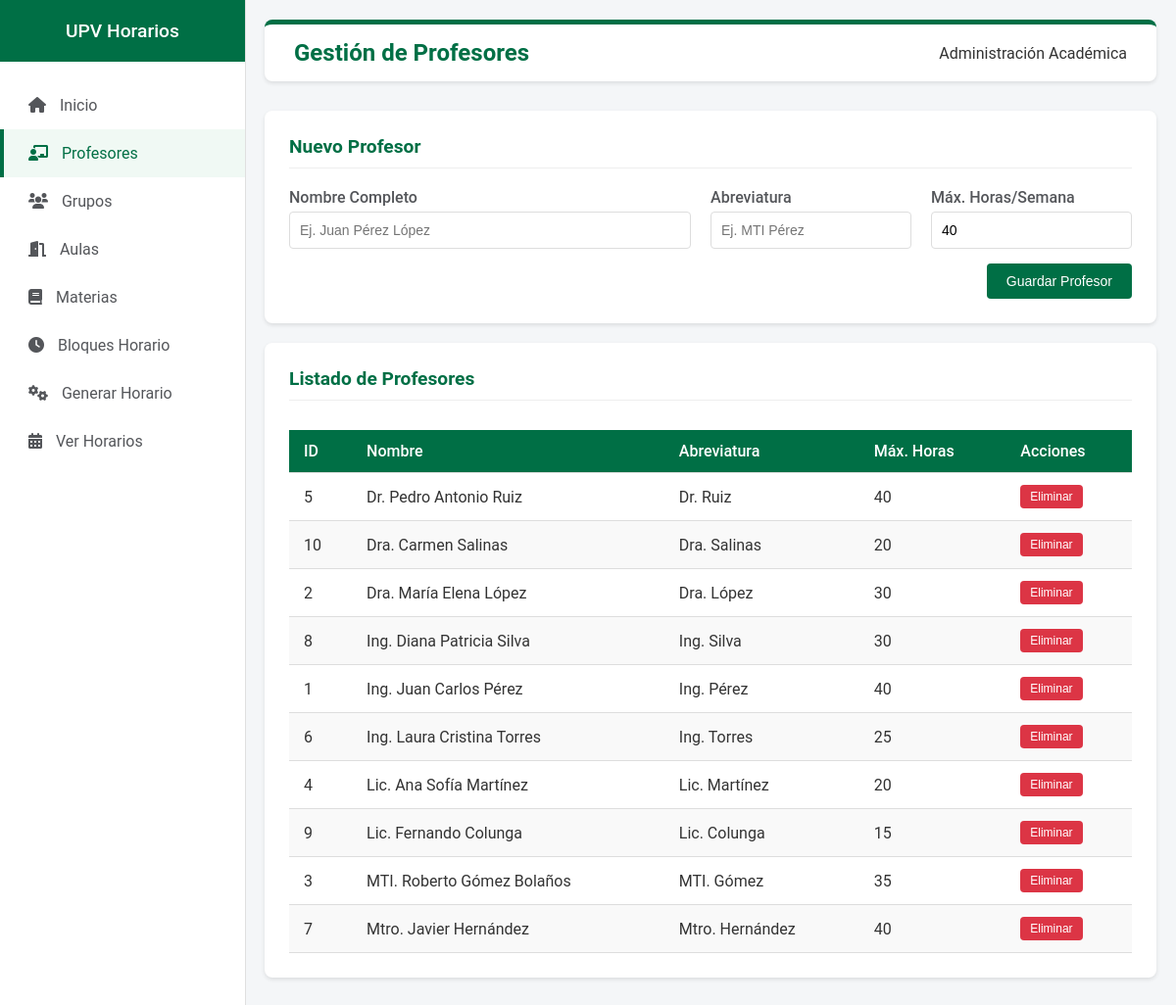
Screenshot of /profesores.php with the database file from the repository.
### tables this page shows
CREATE TABLE `profesores` (
  `id_profesor` INT NOT NULL AUTO_INCREMENT,
  `nombre` VARCHAR(100) NOT NULL,
  `abreviatura` VARCHAR(20) NOT NULL COMMENT 'Ej. MTI Pérez',
  `max_horas_semana` INT DEFAULT 40,
  `max_horas_dia` INT DEFAULT 8,
  `created_at` TIMESTAMP DEFAULT CURRENT_TIMESTAMP,
  PRIMARY KEY (`id_profesor`)
);

### profesores.php (the view, shortened to what this page needs)
<?php
require_once 'config/db.php';
$stmt = $pdo->query("SELECT * FROM profesores ORDER BY nombre ASC");
$profesores = $stmt->fetchAll();
require_once 'views/layout/header.php';
require_once 'views/layout/sidebar.php';
?>
<div class="main-content">
    <div class="header">
        <h1>Gestión de Profesores</h1>
        <div>
            <span>Administración Académica</span>
        </div>
    </div>
    <div class="card">
        <div class="card-header">
            <h2 class="card-title">Nuevo Profesor</h2>
        </div>
        <form method="POST" action="">
            <div style="display: flex; gap: 20px;">
                <div class="form-group" style="flex: 2;">
                    <label>Nombre Completo</label>
                    <input type="text" name="nombre" class="form-control" required placeholder="Ej. Juan Pérez López">
                </div>
                <div class="form-group" style="flex: 1;">
                    <label>Abreviatura</label>
                    <input type="text" name="abreviatura" class="form-control" required placeholder="Ej. MTI Pérez">
                </div>
                <div class="form-group" style="flex: 1;">
                    <label>Máx. Horas/Semana</label>
                    <input type="number" name="max_horas_semana" class="form-control" value="40">
                </div>
            </div>
            <div class="text-right">
                <button type="submit" class="btn btn-primary">Guardar Profesor</button>
            </div>
        </form>
    </div>
    <div class="card">
        <div class="card-header">
            <h2 class="card-title">Listado de Profesores</h2>
        </div>
        <div class="table-container">
            <table class="table">
                <thead>
                    <tr>
                        <th>ID</th>
                        <th>Nombre</th>
                        <th>Abreviatura</th>
                        <th>Máx. Horas</th>
                        <th>Acciones</th>
                    </tr>
                </thead>
                <tbody>
                    <?php foreach ($profesores as $p): ?>
                    <tr>
                        <td><?php echo $p['id_profesor']; ?></td>
                        <td><?php echo htmlspecialchars($p['nombre']); ?></td>
                        <td><?php echo htmlspecialchars($p['abreviatura']); ?></td>
                        <td><?php echo $p['max_horas_semana']; ?></td>
                        <td>
                            <form method="POST" style="display:inline;" onsubmit="return confirm('¿Estás seguro?');">
                                <button type="submit" class="btn btn-sm btn-danger">Eliminar</button>
                            </form>
                        </td>
                    </tr>
                    <?php endforeach; ?>
                </tbody>
            </table>
        </div>
    </div>
</div>
<?php require_once 'views/layout/footer.php'; ?>

### assets/css/styles.css (style rules this page uses)
:root { --upv-green: #006F45; --upv-dark-green: #004d30; --upv-gray: #54565A; --upv-light-gray: #F4F6F8; --upv-accent: #8DC63F; --white: #FFFFFF; --text-color: #333333; --border-radius: 8px; --shadow: 0 2px 4px rgba(0,0,0,0.1); }
body { font-family: 'Roboto', 'Segoe UI', Tahoma, Geneva, Verdana, sans-serif; background-color: var(--upv-light-gray); color: var(--text-color); margin: 0; padding: 0; display: flex; min-height: 100vh; }
.main-content { flex: 1; margin-left: 250px; padding: 20px; }
.header { background-color: var(--white); padding: 15px 30px; border-radius: var(--border-radius); box-shadow: var(--shadow); margin-bottom: 30px; display: flex; justify-content: space-between; align-items: center; border-top: 5px solid var(--upv-green); }
.header h1 { margin: 0; font-size: 1.5rem; color: var(--upv-green); }
.card { background-color: var(--white); border-radius: var(--border-radius); box-shadow: var(--shadow); padding: 25px; margin-bottom: 20px; }
.card-header { margin-bottom: 20px; border-bottom: 1px solid #eee; padding-bottom: 10px; display: flex; justify-content: space-between; align-items: center; }
.card-title { margin: 0; color: var(--upv-green); font-size: 1.2rem; }
.form-group { margin-bottom: 15px; }
.form-group label { display: block; margin-bottom: 5px; color: var(--upv-gray); font-weight: 500; }
.form-control { width: 100%; padding: 10px; border: 1px solid #ddd; border-radius: 4px; font-size: 14px; box-sizing: border-box; }
.btn { padding: 10px 20px; border: none; border-radius: 4px; cursor: pointer; font-size: 14px; transition: background 0.3s; text-decoration: none; display: inline-block; }
.btn-primary { background-color: var(--upv-green); color: var(--white); }
.btn-danger { background-color: #dc3545; color: white; }
.btn-sm { padding: 5px 10px; font-size: 12px; }
.table-container { overflow-x: auto; }
.table { width: 100%; border-collapse: collapse; margin-top: 10px; }
.table th, .table td { padding: 12px 15px; text-align: left; border-bottom: 1px solid #ddd; }
.table th { background-color: var(--upv-green); color: var(--white); font-weight: 500; }
.table tr:nth-child(even) { background-color: #f9f9f9; }
.text-right { text-align: right; }

### rows the page displays
profesores: id_profesor "5", nombre "Dr. Pedro Antonio Ruiz", abreviatura "Dr. Ruiz", max_horas_semana "40"
profesores: id_profesor "10", nombre "Dra. Carmen Salinas", abreviatura "Dra. Salinas", max_horas_semana "20"
profesores: id_profesor "2", nombre "Dra. María Elena López", abreviatura "Dra. López", max_horas_semana "30"
profesores: id_profesor "8", nombre "Ing. Diana Patricia Silva", abreviatura "Ing. Silva", max_horas_semana "30"
profesores: id_profesor "1", nombre "Ing. Juan Carlos Pérez", abreviatura "Ing. Pérez", max_horas_semana "40"
profesores: id_profesor "6", nombre "Ing. Laura Cristina Torres", abreviatura "Ing. Torres", max_horas_semana "25"
profesores: id_profesor "4", nombre "Lic. Ana Sofía Martínez", abreviatura "Lic. Martínez", max_horas_semana "20"
profesores: id_profesor "9", nombre "Lic. Fernando Colunga", abreviatura "Lic. Colunga", max_horas_semana "15"
profesores: id_profesor "3", nombre "MTI. Roberto Gómez Bolaños", abreviatura "MTI. Gómez", max_horas_semana "35"
profesores: id_profesor "7", nombre "Mtro. Javier Hernández", abreviatura "Mtro. Hernández", max_horas_semana "40"
